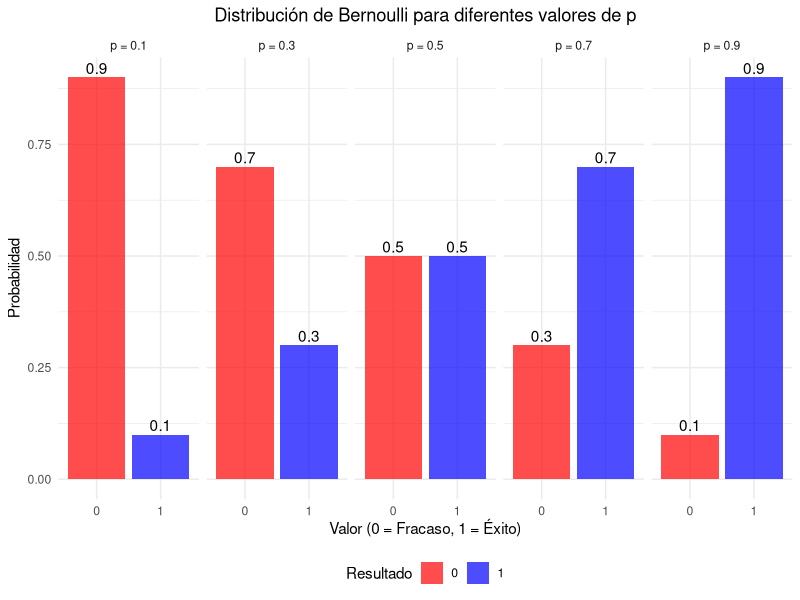
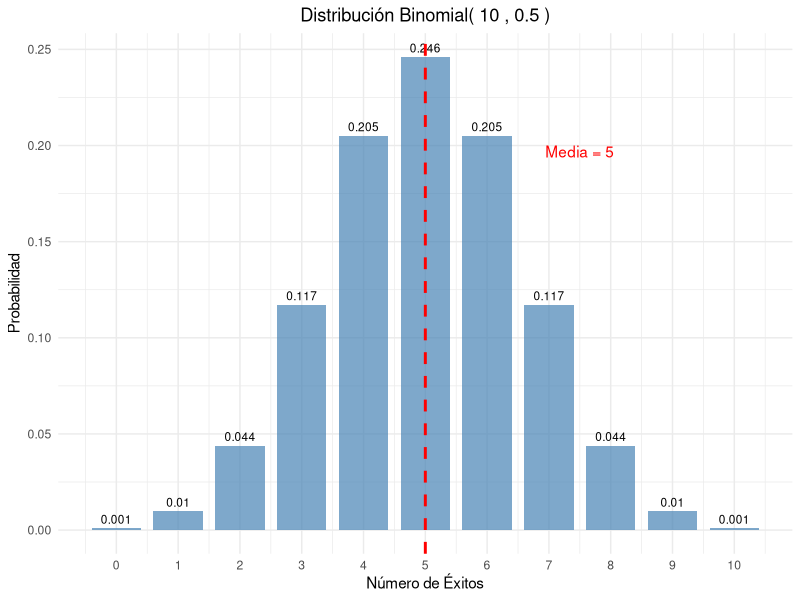
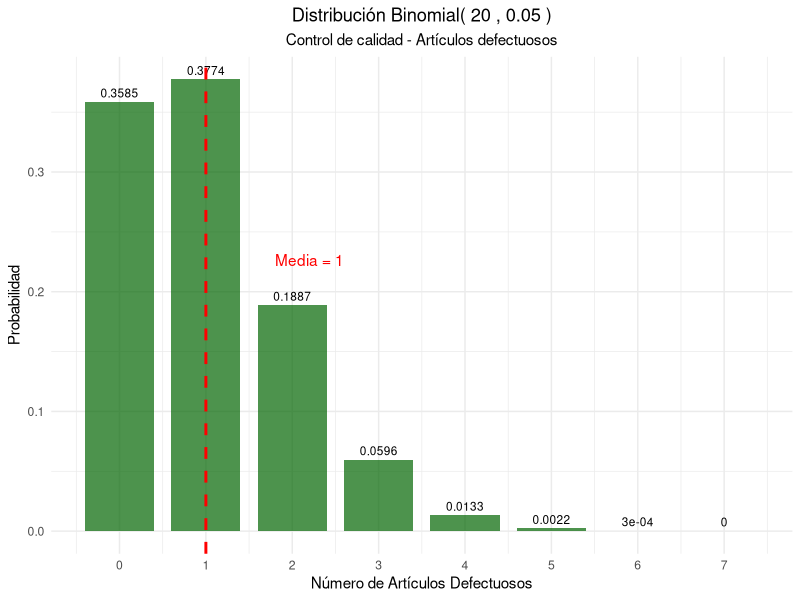
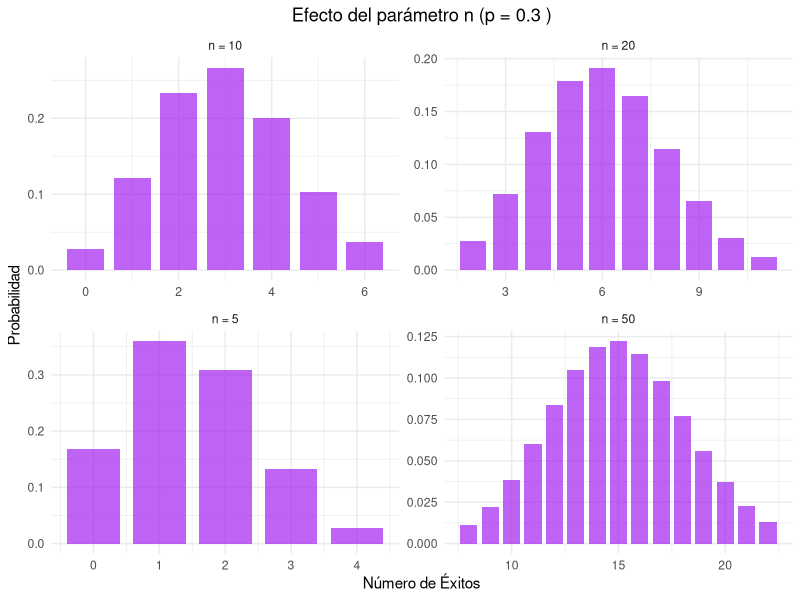
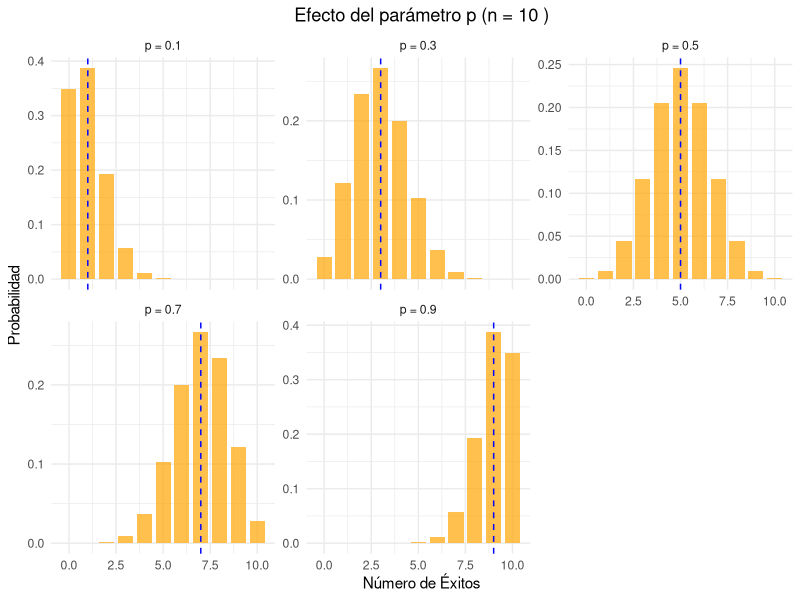
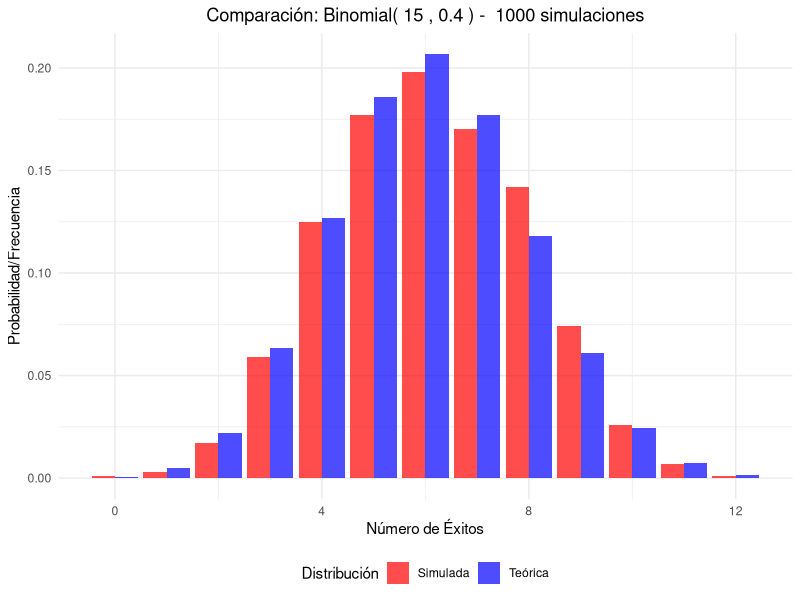
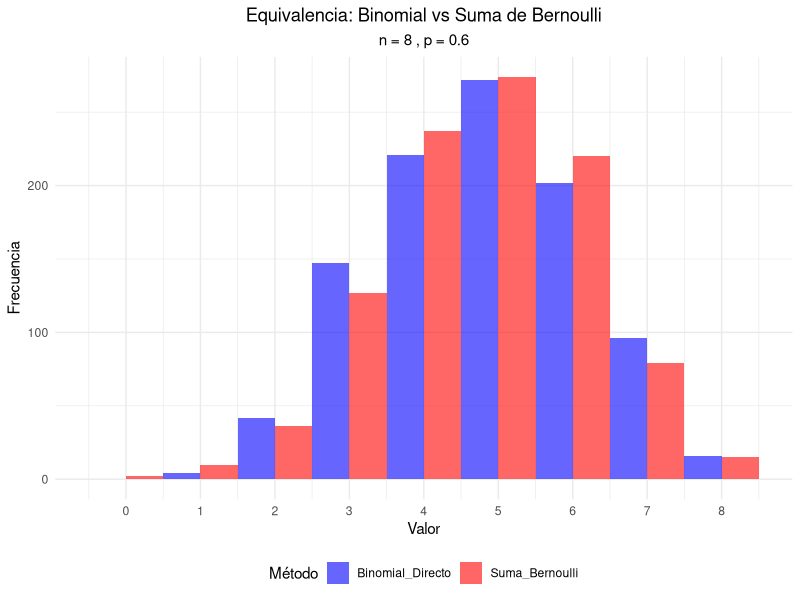
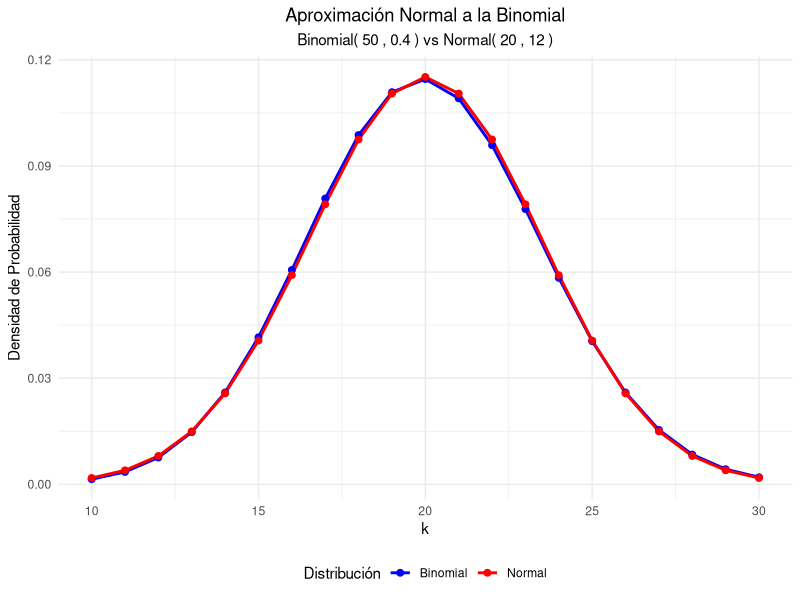

These figures' R source, in order:
## ---- chunk 1
#| label: setup
#| include: false
library(tidyverse)
library(kableExtra)
library(gridExtra)
## ---- chunk 2
#| label: moneda-bernoulli
# Moneda justa
p_moneda <- 0.5

# Crear tabla de probabilidades
bernoulli_moneda <- data.frame(
  Resultado = c("Sello (0)", "Cara (1)"),
  Valor = c(0, 1),
  Probabilidad = c(1-p_moneda, p_moneda)
)

kable(bernoulli_moneda, 
      caption = "Distribución Bernoulli - Moneda justa (p = 0.5)",
      align = "ccc") %>%
  kable_styling(bootstrap_options = "striped")

# Parámetros
media_moneda <- p_moneda
varianza_moneda <- p_moneda * (1 - p_moneda)
desv_std_moneda <- sqrt(varianza_moneda)

cat("Parámetros estadísticos:\n")
cat("Media:", media_moneda, "\n")
cat("Varianza:", varianza_moneda, "\n")
cat("Desviación estándar:", desv_std_moneda, "\n")
## ---- chunk 3
#| label: ejemplos-bernoulli-multiple
# Diferentes valores de p
p_values <- c(0.1, 0.3, 0.5, 0.7, 0.9)

# Crear data frame para visualización
bernoulli_data <- data.frame()
for(p in p_values) {
  temp_data <- data.frame(
    p = paste("p =", p),
    x = c(0, 1),
    probabilidad = c(1-p, p),
    media = p,
    varianza = p*(1-p)
  )
  bernoulli_data <- rbind(bernoulli_data, temp_data)
}

# Tabla de parámetros
param_bernoulli <- data.frame(
  p = p_values,
  Media = p_values,
  Varianza = p_values * (1 - p_values),
  Desv_Std = sqrt(p_values * (1 - p_values))
)

kable(param_bernoulli, 
      caption = "Parámetros de la distribución Bernoulli para diferentes valores de p",
      digits = 4,
      col.names = c("p", "Media", "Varianza", "Desv. Estándar")) %>%
  kable_styling(bootstrap_options = "striped")
## ---- chunk 4
#| label: grafico-bernoulli
#| fig-cap: "Distribución Bernoulli para diferentes valores de p"
ggplot(bernoulli_data, aes(x = factor(x), y = probabilidad, fill = factor(x))) +
  geom_col(alpha = 0.7) +
  geom_text(aes(label = round(probabilidad, 2)), vjust = -0.3) +
  facet_wrap(~p, ncol = 5) +
  scale_fill_manual(values = c("0" = "red", "1" = "blue")) +
  labs(title = "Distribución de Bernoulli para diferentes valores de p",
       x = "Valor (0 = Fracaso, 1 = Éxito)",
       y = "Probabilidad",
       fill = "Resultado") +
  theme_minimal() +
  theme(plot.title = element_text(hjust = 0.5),
        legend.position = "bottom")
## ---- chunk 5
#| label: binomial-monedas
# Parámetros
n_monedas <- 10
p_monedas <- 0.5

# Calcular probabilidades
k_values <- 0:n_monedas
prob_binomial <- dbinom(k_values, n_monedas, p_monedas)

# Crear data frame
binomial_monedas <- data.frame(
  Num_Caras = k_values,
  Probabilidad = prob_binomial
)

# Mostrar tabla
kable(binomial_monedas, 
      caption = paste("Distribución Binomial - 10 lanzamientos de moneda (n =", n_monedas, ", p =", p_monedas, ")"),
      digits = 4,
      col.names = c("Número de Caras", "Probabilidad")) %>%
  kable_styling(bootstrap_options = "striped")

# Parámetros estadísticos
media_monedas <- n_monedas * p_monedas
varianza_monedas <- n_monedas * p_monedas * (1 - p_monedas)
desv_std_monedas <- sqrt(varianza_monedas)

cat("\nParámetros estadísticos:\n")
cat("Media:", media_monedas, "\n")
cat("Varianza:", varianza_monedas, "\n")
cat("Desviación estándar:", round(desv_std_monedas, 4), "\n")
## ---- chunk 6
#| label: grafico-binomial-monedas
#| fig-cap: "Distribución Binomial - 10 lanzamientos de moneda"
ggplot(binomial_monedas, aes(x = Num_Caras, y = Probabilidad)) +
  geom_col(fill = "steelblue", alpha = 0.7, width = 0.8) +
  geom_text(aes(label = round(Probabilidad, 3)), vjust = -0.5, size = 3) +
  geom_vline(xintercept = media_monedas, color = "red", linetype = "dashed", size = 1) +
  annotate("text", x = media_monedas + 2.5, y = max(prob_binomial) * 0.8, 
           label = paste("Media =", media_monedas), color = "red") +
  scale_x_continuous(breaks = k_values) +
  labs(title = paste("Distribución Binomial(", n_monedas, ",", p_monedas, ")"),
       x = "Número de Éxitos",
       y = "Probabilidad") +
  theme_minimal() +
  theme(plot.title = element_text(hjust = 0.5))
## ---- chunk 7
#| label: control-calidad
# Parámetros
n_articulos <- 20
p_defecto <- 0.05

# Probabilidades
k_defectos <- 0:n_articulos
prob_defectos <- dbinom(k_defectos, n_articulos, p_defecto)

# Crear data frame
calidad_data <- data.frame(
  Defectos = k_defectos,
  Probabilidad = prob_defectos
)

# Filtrar probabilidades significativas (> 0.001)
calidad_filtrada <- calidad_data[calidad_data$Probabilidad > 0.001, ]

kable(calidad_filtrada, 
      caption = paste("Distribución Binomial - Control de calidad (n =", n_articulos, ", p =", p_defecto, ")"),
      digits = 4,
      col.names = c("Número de Defectos", "Probabilidad")) %>%
  kable_styling(bootstrap_options = "striped")

# Parámetros estadísticos
media_defectos <- n_articulos * p_defecto
varianza_defectos <- n_articulos * p_defecto * (1 - p_defecto)
desv_std_defectos <- sqrt(varianza_defectos)

cat("Parámetros estadísticos:\n")
cat("Media:", media_defectos, "\n")
cat("Varianza:", round(varianza_defectos, 4), "\n")
cat("Desviación estándar:", round(desv_std_defectos, 4), "\n")

# Probabilidades importantes
prob_0_defectos <- dbinom(0, n_articulos, p_defecto)
prob_max_2_defectos <- pbinom(2, n_articulos, p_defecto)
prob_mas_3_defectos <- 1 - pbinom(3, n_articulos, p_defecto)

cat("\nProbabilidades de interés:\n")
cat("P(0 defectos):", round(prob_0_defectos, 4), "\n")
cat("P(≤ 2 defectos):", round(prob_max_2_defectos, 4), "\n")
cat("P(> 3 defectos):", round(prob_mas_3_defectos, 4), "\n")
## ---- chunk 8
#| label: grafico-calidad
#| fig-cap: "Distribución Binomial - Control de calidad"
ggplot(calidad_data[1:8, ], aes(x = Defectos, y = Probabilidad)) +
  geom_col(fill = "darkgreen", alpha = 0.7, width = 0.8) +
  geom_text(aes(label = round(Probabilidad, 4)), vjust = -0.5, size = 3) +
  geom_vline(xintercept = media_defectos, color = "red", linetype = "dashed", lwd = 1) +
  annotate("text", x = media_defectos + 1.2, y = max(prob_defectos) * 0.6, 
           label = paste("Media =", media_defectos), color = "red") +
  scale_x_continuous(breaks = 0:7) +
  labs(title = paste("Distribución Binomial(", n_articulos, ",", p_defecto, ")"),
       subtitle = "Control de calidad - Artículos defectuosos",
       x = "Número de Artículos Defectuosos",
       y = "Probabilidad") +
  theme_minimal() +
  theme(plot.title = element_text(hjust = 0.5),
        plot.subtitle = element_text(hjust = 0.5))
## ---- chunk 9
#| label: efecto-n
# Diferentes valores de n con p fijo
n_vals <- c(5, 10, 20, 50)
p_fijo <- 0.3

# Crear data frame para comparación
comp_n_data <- data.frame()
for(n in n_vals) {
  k_vals <- 0:n
  probs <- dbinom(k_vals, n, p_fijo)
  temp_data <- data.frame(
    n = paste("n =", n),
    k = k_vals,
    probabilidad = probs,
    media = n * p_fijo,
    varianza = n * p_fijo * (1 - p_fijo)
  )
  comp_n_data <- rbind(comp_n_data, temp_data)
}

# Filtrar para visualización (solo valores con probabilidad > 0.01)
comp_n_filtered <- comp_n_data[comp_n_data$probabilidad > 0.01, ]

ggplot(comp_n_filtered, aes(x = k, y = probabilidad)) +
  geom_col(fill = "purple", alpha = 0.7, width = 0.8) +
  facet_wrap(~n, scales = "free") +
  labs(title = paste("Efecto del parámetro n (p =", p_fijo, ")"),
       x = "Número de Éxitos",
       y = "Probabilidad") +
  theme_minimal() +
  theme(plot.title = element_text(hjust = 0.5))
## ---- chunk 10
#| label: efecto-p
#| fig-cap: "Efecto del parámetro p en la distribución binomial"
# Diferentes valores de p con n fijo
p_vals <- c(0.1, 0.3, 0.5, 0.7, 0.9)
n_fijo <- 10

# Crear data frame para comparación
comp_p_data <- data.frame()
for(p in p_vals) {
  k_vals <- 0:n_fijo
  probs <- dbinom(k_vals, n_fijo, p)
  temp_data <- data.frame(
    p = paste("p =", p),
    k = k_vals,
    probabilidad = probs,
    media = n_fijo * p,
    varianza = n_fijo * p * (1 - p)
  )
  comp_p_data <- rbind(comp_p_data, temp_data)
}

ggplot(comp_p_data, aes(x = k, y = probabilidad)) +
  geom_col(fill = "orange", alpha = 0.7, width = 0.8) +
  geom_vline(aes(xintercept = media), color = "blue", linetype = "dashed") +
  facet_wrap(~p, scales = "free_y") +
  labs(title = paste("Efecto del parámetro p (n =", n_fijo, ")"),
       x = "Número de Éxitos",
       y = "Probabilidad") +
  theme_minimal() +
  theme(plot.title = element_text(hjust = 0.5))
## ---- chunk 11
#| label: simulacion-binomial
set.seed(456)
n_trials <- 15
p_sim_bin <- 0.4
n_sim_bin <- 1000

# Generar datos
datos_binomial <- rbinom(n_sim_bin, n_trials, p_sim_bin)

# Calcular estadísticas observadas
media_obs_bin <- mean(datos_binomial)
var_obs_bin <- var(datos_binomial)

# Valores teóricos
media_teo_bin <- n_trials * p_sim_bin
var_teo_bin <- n_trials * p_sim_bin * (1 - p_sim_bin)

cat("Media teórica:", media_teo_bin, "| Media observada:", round(media_obs_bin, 4), "\n")
cat("Varianza teórica:", var_teo_bin, "| Varianza observada:", round(var_obs_bin, 4), "\n")

# Comparar distribuciones
freq_obs_bin <- table(datos_binomial) / n_sim_bin
k_sim <- as.numeric(names(freq_obs_bin))
freq_teo_bin <- dbinom(k_sim, n_trials, p_sim_bin)

comparacion_bin <- data.frame(
  k = k_sim,
  Freq_Observada = as.numeric(freq_obs_bin),
  Prob_Teorica = freq_teo_bin
)

kable(head(comparacion_bin, 10), 
      caption = "Comparación frecuencias observadas vs probabilidades teóricas",
      digits = 4,
      col.names = c("k", "Freq. Observada", "Prob. Teórica")) %>%
  kable_styling(bootstrap_options = "striped")
## ---- chunk 12
#| label: grafico-comparacion-sim
#| fig-cap: "Comparación entre distribución teórica y simulada"
library(tidyr)

# Preparar datos para visualización
comp_sim_long <- comparacion_bin %>%
  pivot_longer(cols = c(Freq_Observada, Prob_Teorica),
               names_to = "Tipo",
               values_to = "Probabilidad") %>%
  mutate(Tipo = case_when(
    Tipo == "Freq_Observada" ~ "Simulada",
    Tipo == "Prob_Teorica" ~ "Teórica"
  ))

ggplot(comp_sim_long, aes(x = k, y = Probabilidad, fill = Tipo)) +
  geom_col(position = "dodge", alpha = 0.7) +
  scale_fill_manual(values = c("Teórica" = "blue", "Simulada" = "red")) +
  labs(title = paste("Comparación: Binomial(", n_trials, ",", p_sim_bin, ") - ", n_sim_bin, "simulaciones"),
       x = "Número de Éxitos",
       y = "Probabilidad/Frecuencia",
       fill = "Distribución") +
  theme_minimal() +
  theme(plot.title = element_text(hjust = 0.5),
        legend.position = "bottom")
## ---- chunk 13
#| label: relacion-bernoulli-binomial
set.seed(789)
n_exp <- 8
p_exp <- 0.6
n_sim_rel <- 1000

# Método 1: Generar directamente de Binomial
binomial_directo <- rbinom(n_sim_rel, n_exp, p_exp)

# Método 2: Sumar n variables Bernoulli independientes
suma_bernoulli <- replicate(n_sim_rel, {
  bernoulli_vars <- rbinom(n_exp, 1, p_exp)
  sum(bernoulli_vars)
})

# Comparar distribuciones
comparacion_relacion <- data.frame(
  Binomial_Directo = binomial_directo,
  Suma_Bernoulli = suma_bernoulli
)

# Visualización comparativa
comp_rel_long <- comparacion_relacion %>%
  mutate(id = row_number()) %>%
  pivot_longer(cols = c(Binomial_Directo, Suma_Bernoulli),
               names_to = "Metodo",
               values_to = "Valor")

ggplot(comp_rel_long, aes(x = Valor, fill = Metodo)) +
  geom_histogram(alpha = 0.6, position = "dodge", binwidth  = 1, center =0) +
  scale_fill_manual(values = c("Binomial_Directo" = "blue", "Suma_Bernoulli" = "red")) +
  scale_x_continuous(breaks = 0:n_exp )+
  labs(title = "Equivalencia: Binomial vs Suma de Bernoulli",
       subtitle = paste("n =", n_exp, ", p =", p_exp),
       x = "Valor",
       y = "Frecuencia",
       fill = "Método") +
  theme_minimal() +
  theme(plot.title = element_text(hjust = 0.5),
        plot.subtitle = element_text(hjust = 0.5),
        legend.position = "bottom")
## ---- chunk 14
#| label: aproximacion-normal
# Parámetros para aproximación normal
n_aprox <- 50
p_aprox <- 0.4

# Verificar condiciones
condicion1 <- n_aprox * p_aprox >= 5
condicion2 <- n_aprox * (1 - p_aprox) >= 5

cat("Condiciones para aproximación normal:\n")
cat("np =", n_aprox * p_aprox, "≥ 5:", condicion1, "\n")
cat("n(1-p) =", n_aprox * (1-p_aprox), "≥ 5:", condicion2, "\n")

if(condicion1 & condicion2) {
  # Calcular probabilidades exactas y aproximadas
  k_aprox <- 0:n_aprox
  prob_exacta <- dbinom(k_aprox, n_aprox, p_aprox)
  
  # Aproximación normal (con corrección de continuidad)
  media_normal <- n_aprox * p_aprox
  var_normal <- n_aprox * p_aprox * (1 - p_aprox)
  sd_normal <- sqrt(var_normal)
  
  # Crear data frame para comparación
  aprox_data <- data.frame(
    k = k_aprox,
    Binomial = prob_exacta,
    Normal = dnorm(k_aprox, media_normal, sd_normal)
  )
  
  # Filtrar valores significativos
  aprox_filtered <- aprox_data[aprox_data$Binomial > 0.001, ]
  
  # Visualización
  aprox_long <- aprox_filtered %>%
    pivot_longer(cols = c(Binomial, Normal),
                 names_to = "Distribucion",
                 values_to = "Densidad")
  
  ggplot(aprox_long, aes(x = k, y = Densidad, color = Distribucion)) +
    geom_line(size = 1) +
    geom_point(size = 2) +
    scale_color_manual(values = c("Binomial" = "blue", "Normal" = "red")) +
    labs(title = "Aproximación Normal a la Binomial",
         subtitle = paste("Binomial(", n_aprox, ",", p_aprox, ") vs Normal(", media_normal, ",", round(sd_normal^2, 2), ")"),
         x = "k",
         y = "Densidad de Probabilidad",
         color = "Distribución") +
    theme_minimal() +
    theme(plot.title = element_text(hjust = 0.5),
          plot.subtitle = element_text(hjust = 0.5),
          legend.position = "bottom")
}
## ---- chunk 15
#| label: aplicacion-medicina
# Parámetros
n_pacientes <- 25
p_cura <- 0.8

# Preguntas de interés
# 1. ¿Cuál es la probabilidad de que exactamente 20 pacientes se curen?
prob_20_curas <- dbinom(20, n_pacientes, p_cura)

# 2. ¿Cuál es la probabilidad de que al menos 22 pacientes se curen?
prob_min_22 <- 1 - pbinom(21, n_pacientes, p_cura)

# 3. ¿Cuál es la probabilidad de que entre 18 y 22 pacientes se curen?
prob_18_22 <- pbinom(22, n_pacientes, p_cura) - pbinom(17, n_pacientes, p_cura)

# Parámetros estadísticos
media_curas <- n_pacientes * p_cura
varianza_curas <- n_pacientes * p_cura * (1 - p_cura)
desv_std_curas <- sqrt(varianza_curas)

cat("Aplicación Médica - Efectividad del tratamiento:\n")
cat("Parámetros: n =", n_pacientes, ", p =", p_cura, "\n\n")
cat("Estadísticas esperadas:\n")
cat("Número esperado de curas:", media_curas, "\n")
cat("Varianza:", varianza_curas, "\n")
cat("Desviación estándar:", round(desv_std_curas, 4), "\n\n")
cat("Probabilidades de interés:\n")
cat("P(exactamente 20 curas):", round(prob_20_curas, 4), "\n")
cat("P(al menos 22 curas):", round(prob_min_22, 4), "\n")
cat("P(entre 18 y 22 curas):", round(prob_18_22, 4), "\n")

# Visualización
k_medicina <- 0:n_pacientes
prob_medicina <- dbinom(k_medicina, n_pacientes, p_cura)
medicina_data <- data.frame(k = k_medicina, probabilidad = prob_medicina)

ggplot(medicina_data, aes(x = k, y = probabilidad)) +
  geom_col(fill = "darkblue", alpha = 0.7, width = 0.8) +
  geom_vline(xintercept = media_curas, color = "red", linetype = "dashed", size = 1) +
  geom_vline(xintercept = c(18, 22), color = "orange", linetype = "dotted", size = 1) +
  annotate("text", x = media_curas + 1.5, y = max(prob_medicina) * 0.8, 
           label = paste("E[X] =", media_curas), color = "red") +
  annotate("rect", xmin = 18, xmax = 22, ymin = 0, ymax = Inf, 
           alpha = 0.2, fill = "orange") +
  labs(title = "Distribución del Número de Pacientes Curados",
       subtitle = paste("Binomial(", n_pacientes, ",", p_cura, ")"),
       x = "Número de Pacientes Curados",
       y = "Probabilidad") +
  theme_minimal() +
  theme(plot.title = element_text(hjust = 0.5),
        plot.subtitle = element_text(hjust = 0.5))
## ---- chunk 16

p_defectuosa <- 0.02


bernoulli_piezas <- data.frame(
    Resultado = c("No defectuosa (0)", "Defectuosa (1)"),
    Valor = c(0, 1),
    Probabilidad = c(1-p_defectuosa, p_defectuosa)
)


kable(bernoulli_piezas,
    caption = "Distribución Bernoulli - Piezas defectuosas (p = 0.02)",
    align = "ccc") %>%
    kable_styling(bootstrap_options = "striped")




cat("a) Probabilidad de pieza no defectuosa:", 1-p_defectuosa, "\n")


## ---- chunk 17
# Parámetros estadísticos
media_piezas <- p_defectuosa
varianza_piezas <- p_defectuosa * (1 - p_defectuosa)
desv_std_piezas <- sqrt(varianza_piezas)

cat("Parámetros estadísticos:\n")
cat("Media:", media_piezas, "\n")
cat("Varianza:", varianza_piezas, "\n")

## ---- chunk 18
# Probabilidad de exactamente 2 defectuosas en 10 piezas (Binomial)
prob_2_defectuosas <- dbinom(2, size = 10, prob = p_defectuosa)
cat(" Probabilidad de exactamente 2 defectuosas en 10 piezas:", prob_2_defectuosas, "\n")
## ---- chunk 19

p_acierto <- 0.25


bernoulli_examen <- data.frame(
    Resultado = c("Incorrecta (0)", "Correcta (1)"),
    Valor = c(0, 1),
    Probabilidad = c(1-p_acierto, p_acierto)
)


kable(bernoulli_examen,
    caption = "Distribución Bernoulli - Examen opción múltiple (p = 0.25)",
    align = "ccc") %>%
    kable_styling(bootstrap_options = "striped")




## ---- chunk 20
# Probabilidad de acertar
cat("Probabilidad de acertar una pregunta:", p_acierto, "\n")
## ---- chunk 21
# Parámetros estadísticos
media_examen <- p_acierto
varianza_examen <- p_acierto * (1 - p_acierto)
desv_std_examen <- sqrt(varianza_examen)

cat("Parámetros estadísticos:\n")
cat("Media:", media_examen, "\n")
cat("Varianza:", varianza_examen, "\n")
cat("Desviación estándar:", desv_std_examen, "\n")
## ---- chunk 22

n_lanzamientos <- 15
p_cara <- 0.5


k_caras <- 0:n_lanzamientos
prob_caras <- dbinom(k_caras, n_lanzamientos, p_cara)


moneda_data <- data.frame(
    Caras = k_caras,
    Probabilidad = prob_caras
)


moneda_filtrada <- moneda_data[moneda_data$Probabilidad > 0.001, ]

kable(moneda_filtrada,
    caption = paste("Distribución Binomial - Lanzamiento de moneda (n =", n_lanzamientos, ", p =", p_cara, ")"),
    digits = 4,
    col.names = c("Número de Caras", "Probabilidad")) %>%
kable_styling(bootstrap_options = "striped")






## ---- chunk 23

prob_8_caras <- dbinom(8, n_lanzamientos, p_cara)
cat(" Probabilidad de exactamente 8 caras:", prob_8_caras, "\n")
## ---- chunk 24

prob_al_menos_12 <- sum(dbinom(12:n_lanzamientos, n_lanzamientos, p_cara))
cat("Probabilidad de al menos 12 caras:", prob_al_menos_12, "\n")
## ---- chunk 25
 
media_moneda <- n_lanzamientos * p_cara
varianza_moneda <- n_lanzamientos * p_cara * (1 - p_cara)
desv_std_moneda <- sqrt(varianza_moneda)

cat(" Parámetros estadísticos:\n")
cat("   Media:", media_moneda, "\n")
cat("   Desviación estándar:", desv_std_moneda, "\n")
## ---- chunk 26
# Parámetros
n_pacientes <- 20
p_efectividad <- 0.85


k_curados <- 0:n_pacientes
prob_curados <- dbinom(k_curados, n_pacientes, p_efectividad)


medicamento_data <- data.frame(
    Curados = k_curados,
    Probabilidad = prob_curados
)


medicamento_filtrada <- medicamento_data[medicamento_data$Probabilidad > 0.001, ]

kable(medicamento_filtrada,
    caption = paste("Distribución Binomial - Efectividad medicamento (n =", n_pacientes, ", p =", p_efectividad, ")"),
    digits = 4,
    col.names = c("Número de Curados", "Probabilidad")) %>%
kable_styling(bootstrap_options = "striped")





## ---- chunk 27

prob_18_curados <- dbinom(18, n_pacientes, p_efectividad)
cat("Probabilidad de exactamente 18 curados:", prob_18_curados, "\n")

## ---- chunk 28

prob_15_a_19 <- sum(dbinom(15:19, n_pacientes, p_efectividad))
cat("Probabilidad de entre 15 y 19 curados:", prob_15_a_19, "\n")
## ---- chunk 29

media_curados <- n_pacientes * p_efectividad
cat("Número esperado de pacientes curados:", media_curados, "\n")
## ---- chunk 30
# Generar datos variables independientes binomiales y sumarlas
X <- rbinom(1000, 10, 0.5)
Y <- rbinom(1000, 15, 0.5)

Z <- X + Y

# Comparar con un binomial directa
W <- rbinom(1000, 25, 0.5)

datos_comparacion <- data.frame(
    Valor = c(Z, W),
    Tipo = c(rep("Suma de binomiales", 1000), rep("Binomial directa", 1000))
)


media_Z <- mean(Z)
media_W <- mean(W)
varianza_Z <- var(Z)
varianza_W <- var(W)

cat("Comparación de estadísticas:\n")
cat("Media de Z (X+Y):", media_Z, "\n")
cat("Media de W (Bin(25,0.5)):", media_W, "\n")
cat("Varianza de Z (X+Y):", varianza_Z, "\n")
cat("Varianza de W (Bin(25,0.5)):", varianza_W, "\n")


frecuencias_Z <- table(Z)/1000
frecuencias_W <- table(W)/1000

comparacion_frecuencias <- data.frame(
    Valor = as.numeric(names(frecuencias_Z)),
    Frecuencia_Suma = as.numeric(frecuencias_Z),
    Frecuencia_Binomial = as.numeric(frecuencias_W[match(names(frecuencias_Z), names(frecuencias_W))])
)

kable(comparacion_frecuencias,
    caption = "Comparación de frecuencias relativas - Suma vs Binomial directa",
    digits = 4,
    col.names = c("Valor", "Frecuencia Suma", "Frecuencia Binomial")) %>%
kable_styling(bootstrap_options = "striped")

# Test de Kolmogorov-Smirnov para comparar distribuciones
ks_test <- ks.test(Z, W)
cat("\nTest de Kolmogorov-Smirnov:\n")
cat("p-value:", ks_test$p.value, "\n")
if(ks_test$p.value > 0.05) {
    cat("No hay evidencia para rechazar que las distribuciones son iguales\n")
} else {
    cat("Las distribuciones son significativamente diferentes\n")
}
